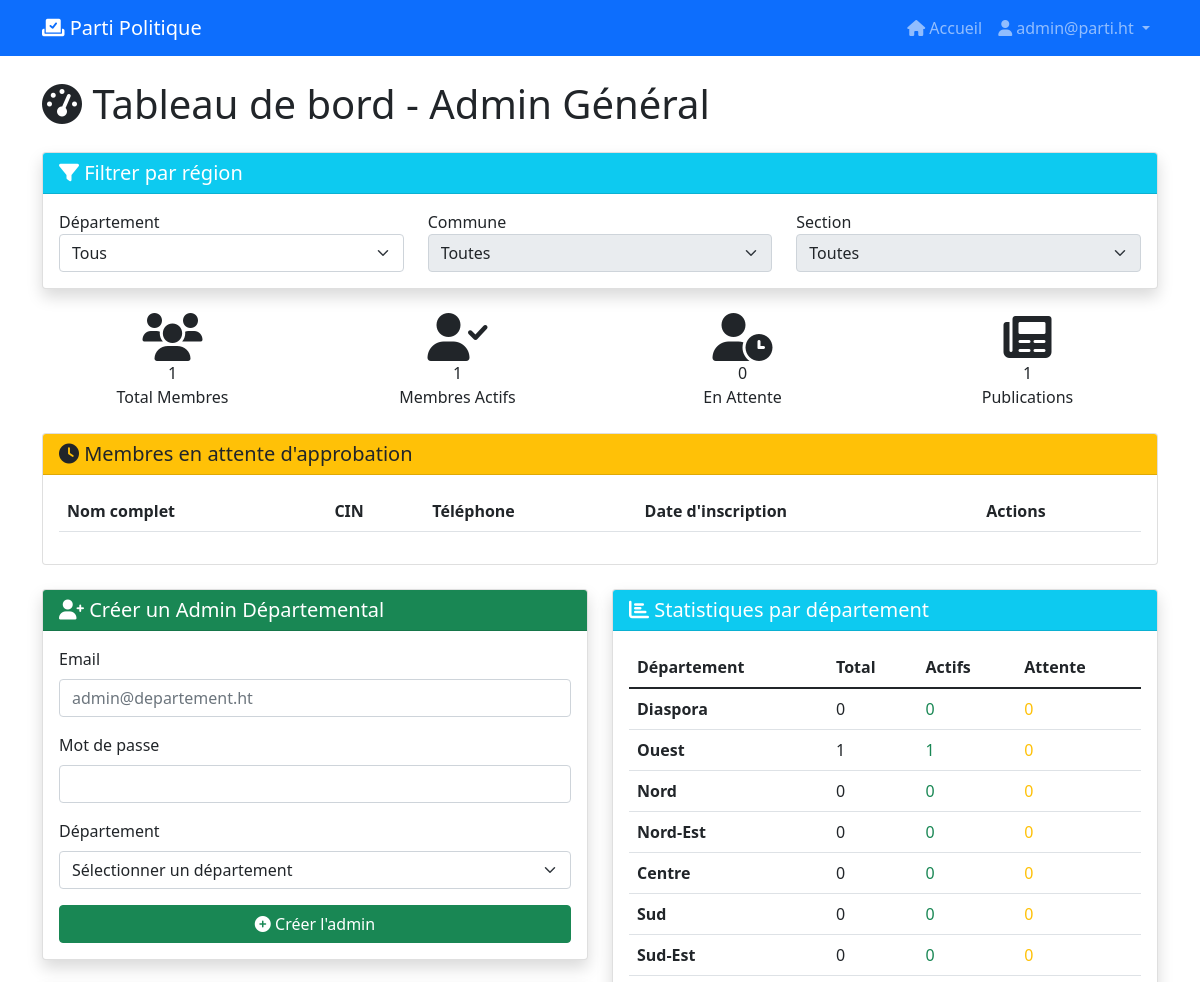
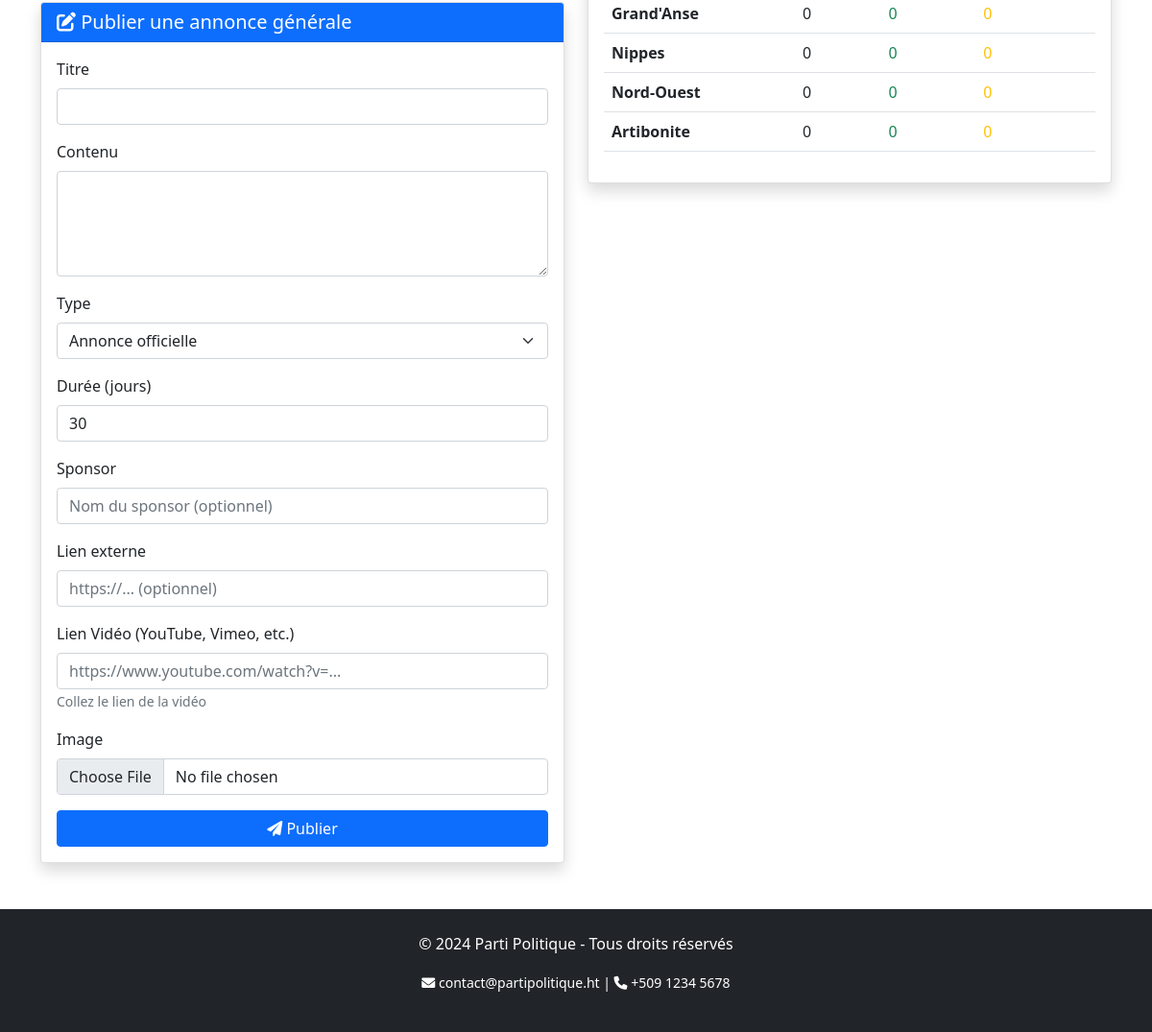
/admin/general (signed in), run on the app's committed database (2 pictures, top to bottom).
### models.py (models this page shows, shortened)
class User(db.Model, UserMixin):
    __tablename__ = 'users'
    id = db.Column(db.Integer, primary_key=True)
    email = db.Column(db.String(100), unique=True, nullable=False)
    password = db.Column(db.String(200), nullable=False)
    role = db.Column(db.String(50), nullable=False)
    departement_id = db.Column(db.Integer, db.ForeignKey('departements.id'), nullable=True)
    created_at = db.Column(db.DateTime, default=datetime.utcnow)
    membre = db.relationship('Membre', backref='utilisateur', uselist=False)

class Departement(db.Model):
    __tablename__ = 'departements'
    id = db.Column(db.Integer, primary_key=True)
    nom = db.Column(db.String(50), nullable=False)
    code = db.Column(db.String(2), unique=True, nullable=False)
    chef_lieu = db.Column(db.String(50))

### app.py (the view)
@app.route('/admin/general')
@login_required
def dashboard_admin_general():
    if current_user.role != 'admin_general':
        flash('Accès non autorisé', 'danger')
        return redirect(url_for('index'))
    stats = {
        'total_membres': Membre.query.count(),
        'membres_actifs': Membre.query.filter_by(statut='actif').count(),
        'membres_attente': Membre.query.filter_by(statut='en_attente').count(),
        'total_publications': Publication.query.count(),
        'membres_par_departement': []
    }
    for dept in Departement.query.all():
        stats['membres_par_departement'].append({
            'departement': dept.nom,
            'total': Membre.query.filter_by(departement_id=dept.id).count(),
            'actifs': Membre.query.filter_by(departement_id=dept.id, statut='actif').count(),
            'en_attente': Membre.query.filter_by(departement_id=dept.id, statut='en_attente').count()
        })
    admins_depart = User.query.filter_by(role='admin_depart').all()
    departements = Departement.query.all()
    membres_attente = Membre.query.filter_by(statut='en_attente').all()
    return render_template('dashboard_admin_general.html', stats=stats, admins_depart=admins_depart,
                           departements=departements,membres_attente=membres_attente )

### app.py (called while the page is built)
@login_manager.user_loader
def load_user(user_id):
    return db.session.get(User, int(user_id))

### templates/dashboard_admin_general.html (shortened to what this page needs)
{% extends "base.html" %}
{% block content %}
<h1 class="mb-4"><i class="fas fa-tachometer-alt"></i> Tableau de bord - Admin Général</h1>
<div class="card shadow mb-4">
    <div class="card-header bg-info text-white">
        <h5 class="mb-0"><i class="fas fa-filter"></i> Filtrer par région</h5>
    </div>
    <div class="card-body">
        <div class="row">
            <div class="col-md-4">
                <label>Département</label>
                <select id="filter_dept" class="form-select">
                    <option value="">Tous</option>
                </select>
            </div>
            <div class="col-md-4">
                <label>Commune</label>
                <select id="filter_commune" class="form-select" disabled>
                    <option value="">Toutes</option>
                </select>
            </div>
            <div class="col-md-4">
                <label>Section</label>
                <select id="filter_section" class="form-select" disabled>
                    <option value="">Toutes</option>
                </select>
            </div>
        </div>
    </div>
</div>
<div class="row mb-4">
    <div class="col-md-3">
        <div class="stat-card primary text-center">
            <i class="fas fa-users fa-3x"></i>
            <div class="stat-number">{{ stats.total_membres }}</div>
            <div class="stat-label">Total Membres</div>
        </div>
    </div>
    <div class="col-md-3">
        <div class="stat-card success text-center">
            <i class="fas fa-user-check fa-3x"></i>
            <div class="stat-number">{{ stats.membres_actifs }}</div>
            <div class="stat-label">Membres Actifs</div>
        </div>
    </div>
    <div class="col-md-3">
        <div class="stat-card warning text-center">
            <i class="fas fa-user-clock fa-3x"></i>
            <div class="stat-number">{{ stats.membres_attente }}</div>
            <div class="stat-label">En Attente</div>
        </div>
    </div>
    <div class="col-md-3">
        <div class="stat-card info text-center">
            <i class="fas fa-newspaper fa-3x"></i>
            <div class="stat-number">{{ stats.total_publications }}</div>
            <div class="stat-label">Publications</div>
        </div>
    </div>
</div>
<div class="card mb-4">
    <div class="card-header bg-warning text-dark">
        <h5 class="mb-0"><i class="fas fa-clock"></i> Membres en attente d'approbation</h5>
    </div>
    <div class="card-body">
        <div class="table-responsive">
            <table class="table table-hover">
                <thead>
                    <tr>
                        <th>Nom complet</th>
                        <th>CIN</th>
                        <th>Téléphone</th>
                        <th>Date d'inscription</th>
                        <th>Actions</th>
                    </tr>
                </thead>
            </table>
        </div>
    </div>
</div>
<div class="row">
    <div class="col-md-6">
        <div class="card shadow mb-4">
            <div class="card-header bg-success text-white">
                <h5 class="mb-0"><i class="fas fa-user-plus"></i> Créer un Admin Départemental</h5>
            </div>
            <div class="card-body">
                <form method="POST" action="{{ url_for('creer_admin_depart') }}">
                    <div class="mb-3">
                        <label class="form-label">Email</label>
                        <input type="email" name="email" class="form-control" required placeholder="admin@departement.ht">
                    </div>
                    <div class="mb-3">
                        <label class="form-label">Mot de passe</label>
                        <input type="password" name="password" class="form-control" required minlength="6">
                    </div>
                    <div class="mb-3">
                        <label class="form-label">Département</label>
                        <select name="departement_id" class="form-select" required>
                            <option value="">Sélectionner un département</option>
                        </select>
                    </div>
                    <button type="submit" class="btn btn-success w-100">
                        <i class="fas fa-plus-circle"></i> Créer l'admin
                    </button>
                </form>
            </div>
        </div>
        <div class="card shadow">
            <div class="card-header bg-primary text-white">
                <h5 class="mb-0"><i class="fas fa-edit"></i> Publier une annonce générale</h5>
            </div>
            <div class="card-body">
                <form method="POST" action="{{ url_for('publication_generale') }}" enctype="multipart/form-data">
                    <div class="mb-3">
                        <label class="form-label">Titre</label>
                        <input type="text" name="titre" class="form-control" required>
                    </div>
                    <div class="mb-3">
                        <label class="form-label">Contenu</label>
                        <textarea name="contenu" class="form-control" rows="4" required></textarea>
                    </div>
                    <div class="mb-3">
                        <label class="form-label">Type</label>
                        <select name="pub_type" class="form-select">
                            <option value="annonce">Annonce officielle</option>
                        </select>
                    </div>
                    <div class="mb-3">
                        <label class="form-label">Durée (jours)</label>
                        <input type="number" name="duree" class="form-control" value="30">
                    </div>
                    <div class="mb-3">
                        <label class="form-label">Sponsor</label>
                        <input type="text" name="sponsor" class="form-control" placeholder="Nom du sponsor (optionnel)">
                    </div>
                    <div class="mb-3">
                        <label class="form-label">Lien externe</label>
                        <input type="url" name="lien" class="form-control" placeholder="https://... (optionnel)">
                    </div>
                    <div class="mb-3">
                        <label class="form-label">Lien Vidéo (YouTube, Vimeo, etc.)</label>
                        <input type="url" name="video" class="form-control" placeholder="https://www.youtube.com/watch?v=...">
                        <small class="text-muted">Collez le lien de la vidéo</small>
                    </div>
                    <div class="mb-3">
                        <label class="form-label">Image</label>
                        <input type="file" name="image" class="form-control" accept="image/*">
                    </div>
                    <button type="submit" class="btn btn-primary w-100">
                        <i class="fas fa-paper-plane"></i> Publier
                    </button>
                </form>
            </div>
        </div>
    </div>
    <div class="col-md-6">
        <div class="card shadow">
            <div class="card-header bg-info text-white">
                <h5 class="mb-0"><i class="fas fa-chart-bar"></i> Statistiques par département</h5>
            </div>
            <div class="card-body">
                <div class="table-responsive">
                    <table class="table table-hover">
                        <thead>
                            <tr>
                                <th>Département</th>
                                <th>Total</th>
                                <th>Actifs</th>
                                <th>Attente</th>
                            </tr>
                        </thead>
                        <tbody>
                            {% for dept in stats.membres_par_departement %}
                            <tr>
                                <td><strong>{{ dept.departement }}</strong></td>
                                <td>{{ dept.total }}</td>
                                <td class="text-success">{{ dept.actifs }}</td>
                                <td class="text-warning">{{ dept.en_attente }}</td>
                            </tr>
                            {% endfor %}
                        </tbody>
                    </table>
                </div>
            </div>
        </div>
    </div>
</div>
{% endblock %}

### templates/base.html (shortened to what this page needs)
<!DOCTYPE html>
<html lang="fr">
<head>
    <link href="https://cdn.jsdelivr.net/npm/bootstrap@5.1.3/dist/css/bootstrap.min.css" rel="stylesheet">
    <link rel="stylesheet" href="https://cdnjs.cloudflare.com/ajax/libs/font-awesome/6.0.0/css/all.min.css">
    <link rel="stylesheet" href="{{ url_for('static', filename='css/style.css') }}">
</head>
<body>
    <nav class="navbar navbar-expand-lg navbar-dark bg-primary sticky-top">
        <div class="container">
            <a class="navbar-brand" href="{{ url_for('index') }}">
                <i class="fas fa-vote-yea"></i> Parti Politique
            </a>
            <div class="collapse navbar-collapse" id="navbarNav">
                <ul class="navbar-nav ms-auto">
                    <li class="nav-item">
                        <a class="nav-link" href="{{ url_for('index') }}">
                            <i class="fas fa-home"></i> Accueil
                        </a>
                    </li>
                    {% if current_user.is_authenticated %}
                        <li class="nav-item dropdown">
                            <a class="nav-link dropdown-toggle" href="#" id="userDropdown" role="button" data-bs-toggle="dropdown">
                                <i class="fas fa-user"></i> {{ current_user.email }}
                            </a>
                        </li>
                    {% endif %}
                </ul>
            </div>
        </div>
    </nav>
    <main class="container mt-4">
        {% block content %}{% endblock %}
    </main>
    <footer class="mt-5 py-4 bg-dark text-white">
        <div class="container text-center">
            <p>&copy; 2024 Parti Politique - Tous droits réservés</p>
            <p>
                <small>
                    <i class="fas fa-envelope"></i> contact@partipolitique.ht |
                    <i class="fas fa-phone"></i> +509 1234 5678
                </small>
            </p>
        </div>
    </footer>
</body>
</html>

### data on the page
User: email "admin@parti.ht"
Departement: departement "Diaspora", total "0", actifs "0", en_attente "0"
Departement: departement "Ouest", total "1", actifs "1", en_attente "0"
Departement: departement "Nord", total "0", actifs "0", en_attente "0"
Departement: departement "Nord-Est", total "0", actifs "0", en_attente "0"
Departement: departement "Centre", total "0", actifs "0", en_attente "0"
Departement: departement "Sud", total "0", actifs "0", en_attente "0"
Departement: departement "Sud-Est", total "0", actifs "0", en_attente "0"
Departement: departement "Grand'Anse", total "0", actifs "0", en_attente "0"
Departement: departement "Nippes", total "0", actifs "0", en_attente "0"
Departement: departement "Nord-Ouest", total "0", actifs "0", en_attente "0"
Departement: departement "Artibonite", total "0", actifs "0", en_attente "0"

### other printed values
{{ stats.total_membres }} "1"
{{ stats.membres_actifs }} "1"
{{ stats.membres_attente }} "0"
{{ stats.total_publications }} "1"
